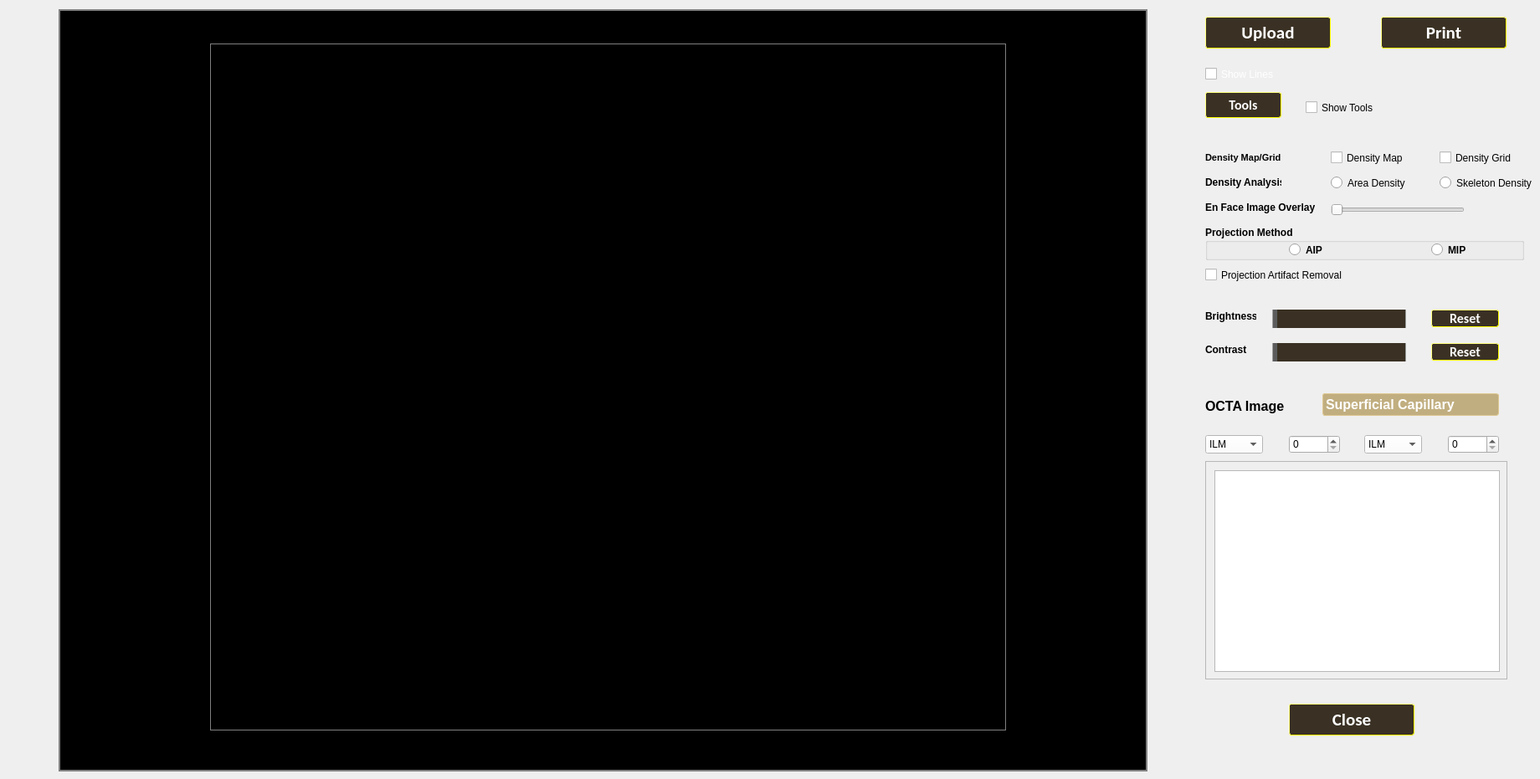
    <widget class="QWidget" name="stackWidget_octaPage3">
     <widget class="QPushButton" name="btn_logout_upload_4">
      <property name="geometry">
       <rect>
        <x>1440</x>
        <y>20</y>
        <width>150</width>
        <height>38</height>
       </rect>
      </property>
      <property name="font">
       <font>
        <family>Calibri</family>
        <pointsize>16</pointsize>
        <weight>75</weight>
        <bold>true</bold>
       </font>
      </property>
      <property name="focusPolicy">
       <enum>Qt::NoFocus</enum>
      </property>
      <property name="styleSheet">
       <string notr="true">QPushButton
{
background-color:  rgb(255, 236, 20);
color:black;
border-radius:3px;
border-style: outset;
border-width: 1px;
	border-color: rgb(255, 255, 0);
}

QPushButton:!pressed { 
 background-color:  rgb(58, 49, 36);
color:white;

}

QPushButton:hover { 
 border-color: rgb(128, 128, 128);

}

QPushButton:pressed { 
	background-color:  rgb(255, 236, 20);

}</string>
      </property>
      <property name="text">
       <string>Upload</string>
      </property>
     </widget>
     <widget class="QScrollArea" name="scrollArea_measure_2">
      <property name="geometry">
       <rect>
        <x>70</x>
        <y>11</y>
        <width>1301</width>
        <height>911</height>
       </rect>
      </property>
      <property name="mouseTracking">
       <bool>true</bool>
      </property>
      <property name="tabletTracking">
       <bool>true</bool>
      </property>
      <property name="styleSheet">
       <string notr="true">border: 1px solid gray;
background-color: rgb(0, 0, 0);</string>
      </property>
      <property name="widgetResizable">
       <bool>true</bool>
      </property>
      <widget class="QWidget" name="scrollAreaWidgetContents_34">
       <property name="geometry">
        <rect>
         <x>0</x>
         <y>0</y>
         <width>1299</width>
         <height>909</height>
        </rect>
       </property>
       <widget class="QGraphicsView" name="h_scroll_graphicsview_3">
        <property name="geometry">
         <rect>
          <x>180</x>
          <y>40</y>
          <width>951</width>
          <height>821</height>
         </rect>
        </property>
        <property name="styleSheet">
         <string notr="true">background-color: rgb(0, 0, 0);</string>
        </property>
        <property name="verticalScrollBarPolicy">
         <enum>Qt::ScrollBarAlwaysOff</enum>
        </property>
        <property name="horizontalScrollBarPolicy">
         <enum>Qt::ScrollBarAlwaysOff</enum>
        </property>
       </widget>
      </widget>
     </widget>
     <widget class="QPushButton" name="btn_close_measure_2">
      <property name="geometry">
       <rect>
        <x>1540</x>
        <y>841</y>
        <width>150</width>
        <height>38</height>
       </rect>
      </property>
      <property name="font">
       <font>
        <family>Calibri</family>
        <pointsize>16</pointsize>
        <weight>75</weight>
        <bold>true</bold>
       </font>
      </property>
      <property name="focusPolicy">
       <enum>Qt::NoFocus</enum>
      </property>
      <property name="styleSheet">
       <string notr="true">QPushButton
{
background-color:  rgb(255, 236, 20);
color:black;
border-radius:3px;
border-style: outset;
border-width: 1px;
	border-color: rgb(255, 255, 0);
}

QPushButton:!pressed { 
 background-color:  rgb(58, 49, 36);
color:white;

}

QPushButton:hover { 
 border-color: rgb(128, 128, 128);

}

QPushButton:pressed { 
	background-color:  rgb(255, 236, 20);

}</string>
      </property>
      <property name="text">
       <string>Close</string>
      </property>
     </widget>
     <widget class="QPushButton" name="btn_logout_20">
      <property name="geometry">
       <rect>
        <x>1650</x>
        <y>20</y>
        <width>150</width>
        <height>38</height>
       </rect>
      </property>
      <property name="font">
       <font>
        <family>Calibri</family>
        <pointsize>16</pointsize>
        <weight>75</weight>
        <bold>true</bold>
       </font>
      </property>
      <property name="focusPolicy">
       <enum>Qt::NoFocus</enum>
      </property>
      <property name="styleSheet">
       <string notr="true">QPushButton
{
background-color:  rgb(255, 236, 20);
color:black;
border-radius:3px;
border-style: outset;
border-width: 1px;
	border-color: rgb(255, 255, 0);
}

QPushButton:!pressed { 
 background-color:  rgb(58, 49, 36);
color:white;

}

QPushButton:hover { 
 border-color: rgb(128, 128, 128);

}

QPushButton:pressed { 
	background-color:  rgb(255, 236, 20);

}</string>
      </property>
      <property name="text">
       <string>Print</string>
      </property>
     </widget>
     <widget class="QScrollArea" name="scrollArea_8">
      <property name="geometry">
       <rect>
        <x>1440</x>
        <y>551</y>
        <width>361</width>
        <height>261</height>
       </rect>
      </property>
      <property name="widgetResizable">
       <bool>true</bool>
      </property>
      <widget class="QWidget" name="scrollAreaWidgetContents_5">
       <property name="geometry">
        <rect>
         <x>0</x>
         <y>0</y>
         <width>359</width>
         <height>259</height>
        </rect>
       </property>
       <widget class="QGraphicsView" name="graphicsView_5">
        <property name="geometry">
         <rect>
          <x>10</x>
          <y>10</y>
          <width>341</width>
          <height>241</height>
         </rect>
        </property>
        <property name="verticalScrollBarPolicy">
         <enum>Qt::ScrollBarAlwaysOff</enum>
        </property>
        <property name="horizontalScrollBarPolicy">
         <enum>Qt::ScrollBarAlwaysOff</enum>
        </property>
       </widget>
      </widget>
     </widget>
     <widget class="QCheckBox" name="checkBox_seg_3">
      <property name="geometry">
       <rect>
        <x>1440</x>
        <y>80</y>
        <width>121</width>
        <height>17</height>
       </rect>
      </property>
      <property name="styleSheet">
       <string notr="true">color: white
</string>
      </property>
      <property name="text">
       <string>Show Lines</string>
      </property>
     </widget>
     <widget class="QLabel" name="label_5">
      <property name="geometry">
       <rect>
        <x>1440</x>
        <y>180</y>
        <width>101</width>
        <height>16</height>
       </rect>
      </property>
      <property name="font">
       <font>
        <family>Segoe UI</family>
        <pointsize>8</pointsize>
        <weight>75</weight>
        <bold>true</bold>
       </font>
      </property>
      <property name="text">
       <string>Density Map/Grid</string>
      </property>
     </widget>
     <widget class="QLabel" name="label_6">
      <property name="geometry">
       <rect>
        <x>1440</x>
        <y>210</y>
        <width>91</width>
        <height>16</height>
       </rect>
      </property>
      <property name="font">
       <font>
        <family>Segoe UI</family>
        <weight>75</weight>
        <bold>true</bold>
       </font>
      </property>
      <property name="text">
       <string>Density Analysis</string>
      </property>
     </widget>
     <widget class="QLabel" name="label_7">
      <property name="geometry">
       <rect>
        <x>1440</x>
        <y>240</y>
        <width>131</width>
        <height>16</height>
       </rect>
      </property>
      <property name="font">
       <font>
        <family>Segoe UI</family>
        <weight>75</weight>
        <bold>true</bold>
       </font>
      </property>
      <property name="text">
       <string>En Face Image Overlay</string>
      </property>
     </widget>
     <widget class="QCheckBox" name="checkBox">
      <property name="geometry">
       <rect>
        <x>1440</x>
        <y>320</y>
        <width>191</width>
        <height>17</height>
       </rect>
      </property>
      <property name="text">
       <string>Projection Artifact Removal</string>
      </property>
     </widget>
     <widget class="QCheckBox" name="checkBox_2">
      <property name="geometry">
       <rect>
        <x>1590</x>
        <y>180</y>
        <width>91</width>
        <height>17</height>
       </rect>
      </property>
      <property name="text">
       <string>Density Map</string>
      </property>
      <property name="checked">
       <bool>false</bool>
      </property>
     </widget>
     <widget class="QCheckBox" name="checkBox_3">
      <property name="geometry">
       <rect>
        <x>1720</x>
        <y>180</y>
        <width>91</width>
        <height>17</height>
       </rect>
      </property>
      <property name="text">
       <string>Density Grid</string>
      </property>
     </widget>
     <widget class="QPushButton" name="pushButton_5">
      <property name="geometry">
       <rect>
        <x>1440</x>
        <y>110</y>
        <width>91</width>
        <height>31</height>
       </rect>
      </property>
      <property name="font">
       <font>
        <family>Calibri</family>
        <pointsize>12</pointsize>
        <weight>75</weight>
        <bold>true</bold>
       </font>
      </property>
      <property name="styleSheet">
       <string notr="true">QPushButton
{
background-color:  rgb(255, 236, 20);
color:black;
border-radius:3px;
border-style: outset;
border-width: 1px;
	border-color: rgb(255, 255, 0);
}

QPushButton:!pressed { 
 background-color:  rgb(58, 49, 36);
color:white;

}

QPushButton:hover { 
 border-color: rgb(128, 128, 128);

}

QPushButton:pressed { 
	background-color:  rgb(255, 236, 20);

}</string>
      </property>
      <property name="text">
       <string>Tools</string>
      </property>
     </widget>
     <widget class="QCheckBox" name="checkBox_7">
      <property name="geometry">
       <rect>
        <x>1560</x>
        <y>120</y>
        <width>81</width>
        <height>17</height>
       </rect>
      </property>
      <property name="text">
       <string>Show Tools</string>
      </property>
     </widget>
     <widget class="QRadioButton" name="radioButton_39">
      <property name="geometry">
       <rect>
        <x>1590</x>
        <y>210</y>
        <width>91</width>
        <height>17</height>
       </rect>
      </property>
      <property name="text">
       <string>Area Density</string>
      </property>
      <property name="checkable">
       <bool>true</bool>
      </property>
      <property name="checked">
       <bool>false</bool>
      </property>
     </widget>
     <widget class="QRadioButton" name="radioButton_40">
      <property name="geometry">
       <rect>
        <x>1720</x>
        <y>210</y>
        <width>111</width>
        <height>17</height>
       </rect>
      </property>
      <property name="text">
       <string>Skeleton Density</string>
      </property>
     </widget>
     <widget class="QSlider" name="horizontalSlider">
      <property name="geometry">
       <rect>
        <x>1590</x>
        <y>240</y>
        <width>160</width>
        <height>22</height>
       </rect>
      </property>
      <property name="styleSheet">
       <string notr="true"/>
      </property>
      <property name="orientation">
       <enum>Qt::Horizontal</enum>
      </property>
     </widget>
     <widget class="QComboBox" name="comboBox">
      <property name="geometry">
       <rect>
        <x>1440</x>
        <y>520</y>
        <width>69</width>
        <height>22</height>
       </rect>
      </property>
      <property name="styleSheet">
       <string notr="true">background-color: rgb(255, 255, 255);
color:black;</string>
      </property>
      <item>
       <property name="text">
        <string>ILM</string>
       </property>
      </item>
      <item>
       <property name="text">
        <string>RNFL</string>
       </property>
      </item>
      <item>
       <property name="text">
        <string>GCL</string>
       </property>
      </item>
      <item>
       <property name="text">
        <string>INL</string>
       </property>
      </item>
      <item>
       <property name="text">
        <string>OPL</string>
       </property>
      </item>
      <item>
       <property name="text">
        <string>ISE</string>
       </property>
      </item>
      <item>
       <property name="text">
        <string>RPE</string>
       </property>
      </item>
      <item>
       <property name="text">
        <string>BM</string>
       </property>
      </item>
     </widget>
     <widget class="QComboBox" name="comboBox_2">
      <property name="geometry">
       <rect>
        <x>1630</x>
        <y>520</y>
        <width>69</width>
        <height>22</height>
       </rect>
      </property>
      <property name="styleSheet">
       <string notr="true">background-color: rgb(255, 255, 255);
color: black;</string>
      </property>
      <item>
       <property name="text">
        <string>ILM</string>
       </property>
      </item>
      <item>
       <property name="text">
        <string>RNFL</string>
       </property>
      </item>
      <item>
       <property name="text">
        <string>GCL</string>
       </property>
      </item>
      <item>
       <property name="text">
        <string>INL</string>
       </property>
      </item>
      <item>
       <property name="text">
        <string>OPL</string>
       </property>
      </item>
      <item>
       <property name="text">
        <string>ISE</string>
       </property>
      </item>
      <item>
       <property name="text">
        <string>RPE</string>
       </property>
      </item>
      <item>
       <property name="text">
        <string>BM</string>
       </property>
      </item>
     </widget>
     <widget class="QSpinBox" name="spinBox">
      <property name="geometry">
       <rect>
        <x>1540</x>
        <y>520</y>
        <width>61</width>
        <height>22</height>
       </rect>
      </property>
     </widget>
     <widget class="QSpinBox" name="spinBox_2">
      <property name="geometry">
       <rect>
        <x>1730</x>
        <y>520</y>
        <width>61</width>
        <height>22</height>
       </rect>
      </property>
     </widget>
     <widget class="QSlider" name="horizontalSlider_bright_3">
      <property name="geometry">
       <rect>
        <x>1520</x>
        <y>370</y>
        <width>160</width>
        <height>22</height>
       </rect>
      </property>
      <property name="styleSheet">
       <string notr="true">QSlider::groove:horizontal {
    border: 1px solid #999999;
    height:28px; /* the groove expands to the size of the slider by default. by giving it a height, it has a fixed size */
 background-color:  rgb(58, 49, 36);
   
    margin: 2px 0;
}

QSlider::handle:horizontal {
    background: qlineargradient(x1:0, y1:0, x2:1, y2:1, stop:0 #b4b4b4, stop:1 #8f8f8f);
    border: 5px solid #5c5c5c;h
    width: 18px;
    margin: -42px 0; /* handle is placed by default on the contents rect of the groove. Expand outside the groove */
    border-radius: 3px;
}

</string>
      </property>
      <property name="minimum">
       <number>1</number>
      </property>
      <property name="maximum">
       <number>100</number>
      </property>
      <property name="orientation">
       <enum>Qt::Horizontal</enum>
      </property>
     </widget>
     <widget class="QPushButton" name="reset_bright_3">
      <property name="geometry">
       <rect>
        <x>1710</x>
        <y>370</y>
        <width>81</width>
        <height>21</height>
       </rect>
      </property>
      <property name="font">
       <font>
        <family>Calibri</family>
        <pointsize>12</pointsize>
        <weight>75</weight>
        <bold>true</bold>
       </font>
      </property>
      <property name="focusPolicy">
       <enum>Qt::NoFocus</enum>
      </property>
      <property name="styleSheet">
       <string notr="true">QPushButton
{
background-color:  rgb(255, 236, 20);
color:black;
border-radius:3px;
border-style: outset;
border-width: 1px;
	border-color: rgb(255, 255, 0);
}

QPushButton:!pressed { 
 background-color:  rgb(58, 49, 36);
color:white;

}

QPushButton:hover { 
 border-color: rgb(128, 128, 128);

}

QPushButton:pressed { 
	background-color:  rgb(255, 236, 20);

}</string>
      </property>
      <property name="text">
       <string>Reset</string>
      </property>
     </widget>
     <widget class="QLabel" name="label_17">
      <property name="geometry">
       <rect>
        <x>1440</x>
        <y>370</y>
        <width>61</width>
        <height>16</height>
       </rect>
      </property>
      <property name="font">
       <font>
        <family>Segoe UI</family>
        <weight>75</weight>
        <bold>true</bold>
       </font>
      </property>
      <property name="text">
       <string>Brightness</string>
      </property>
     </widget>
     <widget class="QLabel" name="label_18">
      <property name="geometry">
       <rect>
        <x>1440</x>
        <y>410</y>
        <width>61</width>
        <height>16</height>
       </rect>
      </property>
      <property name="font">
       <font>
        <family>Segoe UI</family>
        <weight>75</weight>
        <bold>true</bold>
       </font>
      </property>
      <property name="text">
       <string>Contrast</string>
      </property>
     </widget>
     <widget class="QSlider" name="horizontalSlider_contrast_3">
      <property name="geometry">
       <rect>
        <x>1520</x>
        <y>410</y>
        <width>160</width>
        <height>22</height>
       </rect>
      </property>
      <property name="styleSheet">
       <string notr="true">QSlider::groove:horizontal {
    border: 1px solid #999999;
    height:28px; /* the groove expands to the size of the slider by default. by giving it a height, it has a fixed size */
 background-color:  rgb(58, 49, 36);
   
    margin: 2px 0;
}

QSlider::handle:horizontal {
    background: qlineargradient(x1:0, y1:0, x2:1, y2:1, stop:0 #b4b4b4, stop:1 #8f8f8f);
    border: 5px solid #5c5c5c;h
    width: 18px;
    margin: -42px 0; /* handle is placed by default on the contents rect of the groove. Expand outside the groove */
    border-radius: 3px;
}

</string>
      </property>
      <property name="orientation">
       <enum>Qt::Horizontal</enum>
      </property>
     </widget>
     <widget class="QPushButton" name="reset_contrast_3">
      <property name="geometry">
       <rect>
        <x>1710</x>
        <y>410</y>
        <width>81</width>
        <height>21</height>
       </rect>
      </property>
      <property name="font">
       <font>
        <family>Calibri</family>
        <pointsize>12</pointsize>
        <weight>75</weight>
        <bold>true</bold>
       </font>
      </property>
      <property name="focusPolicy">
       <enum>Qt::NoFocus</enum>
      </property>
      <property name="styleSheet">
       <string notr="true">QPushButton
{
background-color:  rgb(255, 236, 20);
color:black;
border-radius:3px;
border-style: outset;
border-width: 1px;
	border-color: rgb(255, 255, 0);
}

QPushButton:!pressed { 
 background-color:  rgb(58, 49, 36);
color:white;

}

QPushButton:hover { 
 border-color: rgb(128, 128, 128);

}

QPushButton:pressed { 
	background-color:  rgb(255, 236, 20);

}</string>
      </property>
      <property name="text">
       <string>Reset</string>
      </property>
     </widget>
     <widget class="QLabel" name="label_19">
      <property name="geometry">
       <rect>
        <x>1440</x>
        <y>475</y>
        <width>111</width>
        <height>21</height>
       </rect>
      </property>
      <property name="font">
       <font>
        <family>Segoe UI</family>
        <pointsize>12</pointsize>
        <weight>75</weight>
        <bold>true</bold>
       </font>
      </property>
      <property name="text">
       <string>OCTA Image</string>
      </property>
     </widget>
     <widget class="QComboBox" name="on_combo_box_octa_single_capillary_3">
      <property name="geometry">
       <rect>
        <x>1580</x>
        <y>470</y>
        <width>211</width>
        <height>27</height>
       </rect>
      </property>
      <property name="palette">
       <palette>
        <active>
         <colorrole role="WindowText">
          <brush brushstyle="SolidPattern">
           <color alpha="255">
            <red>255</red>
            <green>255</green>
            <blue>255</blue>
           </color>
          </brush>
         </colorrole>
         <colorrole role="Button">
          <brush brushstyle="SolidPattern">
           <color alpha="255">
            <red>0</red>
            <green>0</green>
            <blue>0</blue>
           </color>
          </brush>
         </colorrole>
         <colorrole role="Text">
          <brush brushstyle="SolidPattern">
           <color alpha="255">
            <red>255</red>
            <green>255</green>
            <blue>255</blue>
           </color>
          </brush>
         </colorrole>
         <colorrole role="ButtonText">
          <brush brushstyle="SolidPattern">
           <color alpha="255">
            <red>255</red>
            <green>255</green>
            <blue>255</blue>
           </color>
          </brush>
         </colorrole>
         <colorrole role="Base">
          <brush brushstyle="SolidPattern">
           <color alpha="255">
            <red>0</red>
            <green>0</green>
            <blue>0</blue>
           </color>
          </brush>
         </colorrole>
         <colorrole role="Window">
          <brush brushstyle="SolidPattern">
           <color alpha="255">
            <red>0</red>
            <green>0</green>
            <blue>0</blue>
           </color>
          </brush>
         </colorrole>
         <colorrole role="PlaceholderText">
          <brush brushstyle="SolidPattern">
           <color alpha="255">
            <red>255</red>
            <green>255</green>
            <blue>255</blue>
           </color>
          </brush>
         </colorrole>
        </active>
        <inactive>
         <colorrole role="WindowText">
          <brush brushstyle="SolidPattern">
           <color alpha="255">
            <red>255</red>
            <green>255</green>
            <blue>255</blue>
           </color>
          </brush>
         </colorrole>
         <colorrole role="Button">
          <brush brushstyle="SolidPattern">
           <color alpha="255">
            <red>193</red>
            <green>174</green>
            <blue>128</blue>
           </color>
          </brush>
         </colorrole>
         <colorrole role="Text">
          <brush brushstyle="SolidPattern">
           <color alpha="255">
            <red>255</red>
            <green>255</green>
            <blue>255</blue>
           </color>
          </brush>
         </colorrole>
         <colorrole role="ButtonText">
          <brush brushstyle="SolidPattern">
           <color alpha="255">
            <red>255</red>
            <green>255</green>
            <blue>255</blue>
           </color>
          </brush>
         </colorrole>
         <colorrole role="Base">
          <brush brushstyle="SolidPattern">
           <color alpha="255">
            <red>193</red>
            <green>174</green>
            <blue>128</blue>
           </color>
          </brush>
         </colorrole>
         <colorrole role="Window">
          <brush brushstyle="SolidPattern">
           <color alpha="255">
            <red>193</red>
            <green>174</green>
            <blue>128</blue>
           </color>
          </brush>
         </colorrole>
         <colorrole role="PlaceholderText">
          <brush brushstyle="SolidPattern">
           <color alpha="255">
            <red>255</red>
            <green>255</green>
            <blue>255</blue>
           </color>
          </brush>
         </colorrole>
        </inactive>
        <disabled>
         <colorrole role="WindowText">
          <brush brushstyle="SolidPattern">
           <color alpha="255">
            <red>255</red>
            <green>255</green>
            <blue>255</blue>
           </color>
          </brush>
         </colorrole>
         <colorrole role="Button">
          <brush brushstyle="SolidPattern">
           <color alpha="255">
            <red>193</red>
            <green>174</green>
            <blue>128</blue>
           </color>
          </brush>
         </colorrole>
         <colorrole role="Text">
          <brush brushstyle="SolidPattern">
           <color alpha="255">
            <red>255</red>
            <green>255</green>
            <blue>255</blue>
           </color>
          </brush>
         </colorrole>
         <colorrole role="ButtonText">
          <brush brushstyle="SolidPattern">
           <color alpha="255">
            <red>255</red>
            <green>255</green>
            <blue>255</blue>
           </color>
          </brush>
         </colorrole>
         <colorrole role="Base">
          <brush brushstyle="SolidPattern">
           <color alpha="255">
            <red>193</red>
            <green>174</green>
            <blue>128</blue>
           </color>
          </brush>
         </colorrole>
         <colorrole role="Window">
          <brush brushstyle="SolidPattern">
           <color alpha="255">
            <red>193</red>
            <green>174</green>
            <blue>128</blue>
           </color>
          </brush>
         </colorrole>
         <colorrole role="PlaceholderText">
          <brush brushstyle="SolidPattern">
           <color alpha="255">
            <red>255</red>
            <green>255</green>
            <blue>255</blue>
           </color>
          </brush>
         </colorrole>
        </disabled>
       </palette>
      </property>
      <property name="font">
       <font>
        <family>Segoe UI</family>
        <pointsize>12</pointsize>
        <weight>75</weight>
        <bold>true</bold>
       </font>
      </property>
      <property name="styleSheet">
       <string notr="true">   QComboBox {
    border: 1px solid gray;
    border-radius: 3px;
    
	border-color: rgb(222, 200, 147);
    padding: 1px 18px 1px 3px;
    min-width: 6em;
}

QComboBox:editable {
    background:  black
}

QComboBox:!editable, QComboBox::drop-down:editable {
    
	background:  rgb(193, 174, 128);

}

/* QComboBox gets the &quot;on&quot; state when the popup is open */
QComboBox:!editable:on, QComboBox::drop-down:editable:on {
      background: rgba(179, 157, 143,255);
}

QComboBox:on { /* shift the text when the popup opens */
    padding-top: 3px;
    padding-left: 4px;
}

QComboBox::drop-down {
    subcontrol-origin: padding;
    subcontrol-position: top right;
    width: 20px;

    border-left-width: 0px;
    border-left-color: black;
    border-left-style: solid; /* just a single line */
    border-top-right-radius: 3px; /* same radius as the QComboBox */
    border-bottom-right-radius: 3px;
}

QComboBox::down-arrow {
    image: url('images/down_arrow.png');
}

QComboBox::down-arrow:on { /* shift the arrow when popup is open */
    top: 1px;
    left: 1px;
}

</string>
      </property>
      <property name="currentIndex">
       <number>0</number>
      </property>
      <property name="frame">
       <bool>true</bool>
      </property>
      <item>
       <property name="text">
        <string>Superficial Capillary</string>
       </property>
      </item>
      <item>
       <property name="text">
        <string>Deep Capillary</string>
       </property>
      </item>
      <item>
       <property name="text">
        <string>Outer Retina</string>
       </property>
      </item>
      <item>
       <property name="text">
        <string>CNV</string>
       </property>
      </item>
      <item>
       <property name="text">
        <string>Choriocapillaris</string>
       </property>
      </item>
      <item>
       <property name="text">
        <string>RPC</string>
       </property>
      </item>
      <item>
       <property name="text">
        <string>Planar</string>
       </property>
      </item>
     </widget>
     <widget class="QGroupBox" name="groupBox">
      <property name="geometry">
       <rect>
        <x>1440</x>
        <y>270</y>
        <width>381</width>
        <height>41</height>
       </rect>
      </property>
      <property name="font">
       <font>
        <family>Segoe UI</family>
        <weight>75</weight>
        <bold>true</bold>
       </font>
      </property>
      <property name="title">
       <string>Projection Method</string>
      </property>
      <widget class="QRadioButton" name="radioButton_41">
       <property name="geometry">
        <rect>
         <x>100</x>
         <y>20</y>
         <width>82</width>
         <height>17</height>
        </rect>
       </property>
       <property name="text">
        <string>AIP</string>
       </property>
      </widget>
      <widget class="QRadioButton" name="radioButton_42">
       <property name="geometry">
        <rect>
         <x>270</x>
         <y>20</y>
         <width>82</width>
         <height>17</height>
        </rect>
       </property>
       <property name="text">
        <string>MIP</string>
       </property>
      </widget>
     </widget>
    </widget>
